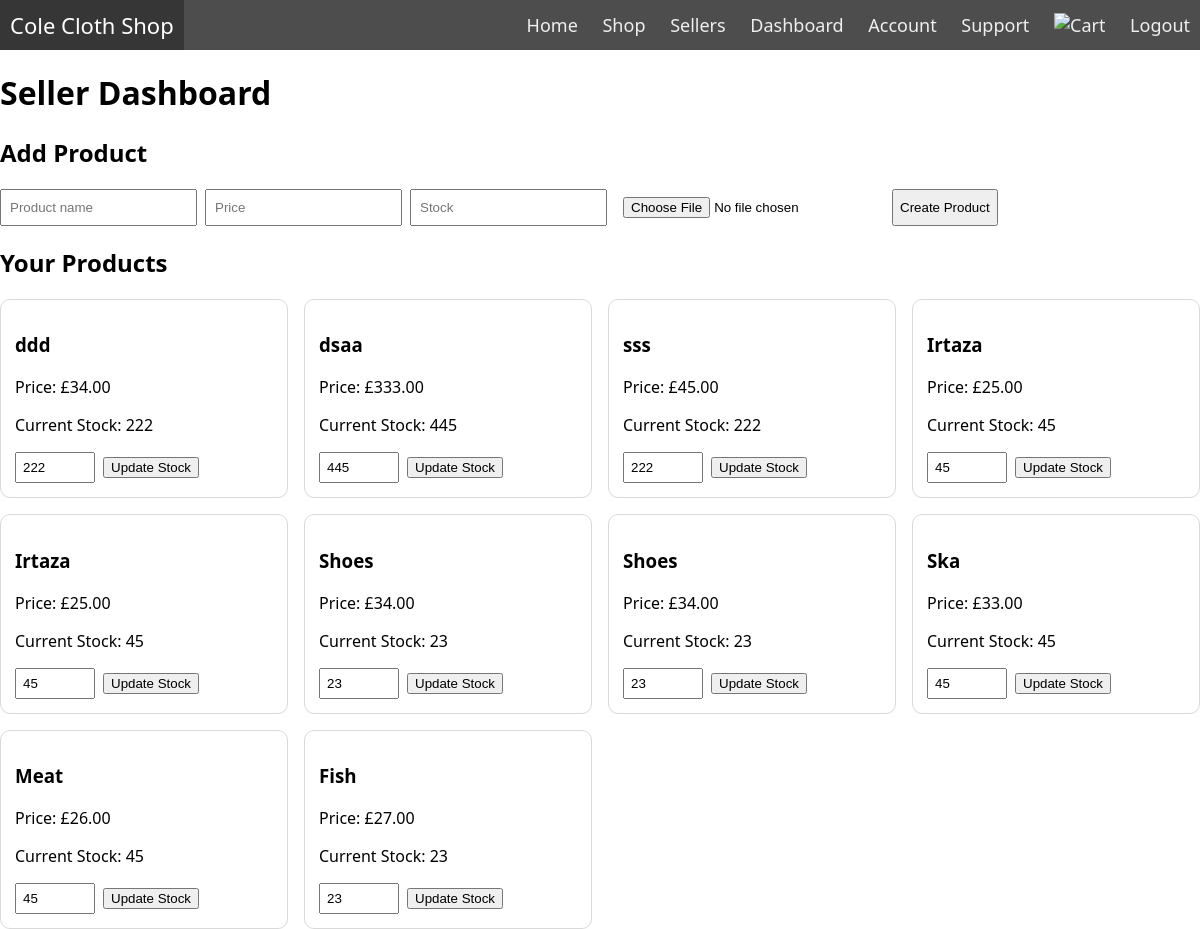
/dashboard/ (signed in), run on the app's committed database.
### cloth/models.py (models this page shows, shortened)
class Product(models.Model):
	seller = models.ForeignKey(User, on_delete=models.CASCADE, related_name='products')
	name = models.CharField(max_length=150)
	image = models.ImageField(upload_to='products/', blank=True, null=True)
	price = models.DecimalField(max_digits=15, decimal_places=2, validators=[MinValueValidator(0)])
	stock = models.PositiveIntegerField(default=0)
	active = models.BooleanField(default=True)
	created_at = models.DateTimeField(auto_now_add=True)

### cloth/views.py (the view, shortened to what this page needs)
# urls.py: path('dashboard/', views.dashboard, name='dashboard'),
@login_required
def dashboard(request):
    profile, profiled = Profile.objects.get_or_create(user=request.user)
    if not profile.is_seller:
        messages.error(request, 'Only sellers have access.')
        return redirect('home')
    products = Product.objects.filter(seller=request.user).order_by('-created_at')
    context = {'products': products}
    return render(request, 'cloth/dashboard.html', context)

### cloth/templates/cloth/dashboard.html (shortened to what this page needs)
{% extends 'main.html' %}
{% load static %}
{% block head %}
<link rel="stylesheet" href="{% static 'cloth/styles/dashboard.css' %}">
{% endblock head %}
{% block content %}
<h1>Seller Dashboard</h1>
<h2>Add Product</h2>
<form class="create" method="POST" action="{% url 'dashboard' %}" enctype="multipart/form-data">
	<input type="text" name="name" placeholder="Product name" required>
	<input type="number" step="0.01" min="0" name="price" placeholder="Price" required>
	<input type="number" name="stock" min="0" placeholder="Stock" required>
	<input type="file" name="image" accept="image/*">
	<button type="submit">Create Product</button>
</form>
<h2>Your Products</h2>
{% if products %}
	<div class="heading">
		{% for product in products %}
			<div class="names">
				<h3>{{ product.name }}</h3>
				<p>Price: £{{ product.price }}</p>
				<p>Current Stock: {{ product.stock }}</p>
				<form class="update" method="POST" action="{% url 'dashboard' %}">
					<input class="input" type="number" min="0" name="stock" value="{{ product.stock }}" required>
					<button type="submit">Update Stock</button>
				</form>
			</div>
		{% endfor %}
	</div>
{% else %}
	<p>You have no products listed.</p>
{% endif %}
{% endblock content %}

### cloth/static/cloth/styles/dashboard.css (style rules this page uses)
.create { display: flex; gap: 8px; flex-wrap: wrap; margin-bottom: 20px; }
.create input { padding: 8px; }
.heading { display: grid; grid-template-columns: repeat(auto-fit, minmax(240px, 1fr)); gap: 16px; }
.names { border: 1px solid #d9d9d9; border-radius: 10px; padding: 14px; background: #fff; overflow: hidden; }
.update { display: flex; gap: 8px; align-items: center; }
.input { width: 80px; padding: 6px; }

### static/styles/navbar.css (style rules this page uses)
* { box-sizing: border-box; }
body { margin: 0px; font-family: 'segoe ui'; }

### data on the page
Product: name "ddd", price "34.00", stock "222"
Product: name "dsaa", price "333.00", stock "445"
Product: name "sss", price "45.00", stock "222"
Product: name "Irtaza", price "25.00", stock "45"
Product: name "Irtaza", price "25.00", stock "45"
Product: name "Shoes", price "34.00", stock "23"
Product: name "Shoes", price "34.00", stock "23"
Product: name "Ska", price "33.00", stock "45"
Product: name "Meat", price "26.00", stock "45"
Product: name "Fish", price "27.00", stock "23"
